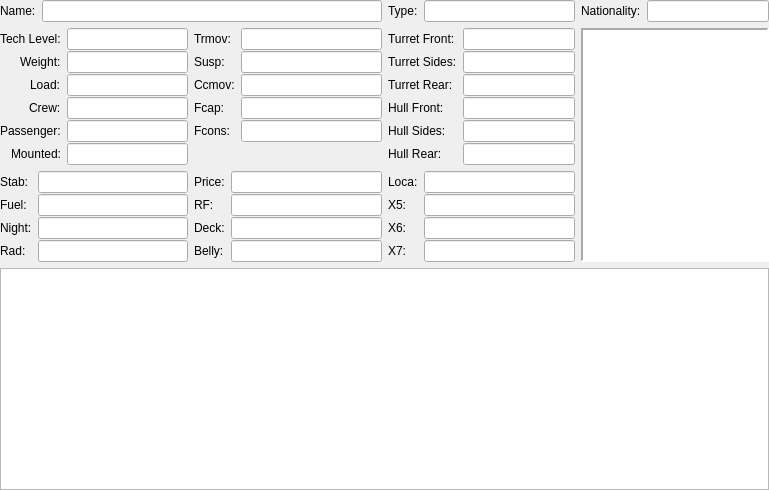
<?xml version="1.0" encoding="UTF-8"?>
<ui version="4.0">
 <class>VehicleForm</class>
 <widget class="QWidget" name="VehicleForm">
  <property name="geometry">
   <rect>
    <x>0</x>
    <y>0</y>
    <width>769</width>
    <height>490</height>
   </rect>
  </property>
  <property name="sizePolicy">
   <sizepolicy hsizetype="Expanding" vsizetype="Expanding">
    <horstretch>0</horstretch>
    <verstretch>0</verstretch>
   </sizepolicy>
  </property>
  <property name="windowTitle">
   <string>Form</string>
  </property>
  <layout class="QVBoxLayout" name="verticalLayout" stretch="0">
   <property name="leftMargin">
    <number>0</number>
   </property>
   <property name="topMargin">
    <number>0</number>
   </property>
   <property name="rightMargin">
    <number>0</number>
   </property>
   <property name="bottomMargin">
    <number>0</number>
   </property>
   <item>
    <layout class="QGridLayout" name="gridLayout">
     <property name="sizeConstraint">
      <enum>QLayout::SetDefaultConstraint</enum>
     </property>
     <property name="spacing">
      <number>-1</number>
     </property>
     <item row="0" column="3">
      <layout class="QFormLayout" name="nationalityLayout">
       <property name="labelAlignment">
        <set>Qt::AlignRight|Qt::AlignTop|Qt::AlignTrailing</set>
       </property>
       <property name="horizontalSpacing">
        <number>-1</number>
       </property>
       <property name="verticalSpacing">
        <number>-1</number>
       </property>
       <item row="0" column="0">
        <widget class="QLabel" name="nationalityLabel">
         <property name="minimumSize">
          <size>
           <width>0</width>
           <height>0</height>
          </size>
         </property>
         <property name="text">
          <string>Nationality:</string>
         </property>
         <property name="buddy">
          <cstring>nationalityLineEdit</cstring>
         </property>
        </widget>
       </item>
       <item row="0" column="1">
        <widget class="QLineEdit" name="nationalityLineEdit">
         <property name="sizePolicy">
          <sizepolicy hsizetype="Expanding" vsizetype="Minimum">
           <horstretch>0</horstretch>
           <verstretch>0</verstretch>
          </sizepolicy>
         </property>
         <property name="minimumSize">
          <size>
           <width>75</width>
           <height>0</height>
          </size>
         </property>
         <property name="baseSize">
          <size>
           <width>0</width>
           <height>0</height>
          </size>
         </property>
         <property name="toolTip">
          <string>&lt;html&gt;&lt;head/&gt;&lt;body&gt;&lt;p&gt;The two or three letter ISO 3166-1 alpha-2 or alpha-3 country code corresponding to countries and territories on Earth proper. Use of ISO 3166-1 numeric is discouraged. Hence, any non-conforming codes (i.e. ones containing digits or more than three characters) are considered other-worldly.&lt;/p&gt;&lt;/body&gt;&lt;/html&gt;</string>
         </property>
         <property name="text">
          <string/>
         </property>
         <property name="alignment">
          <set>Qt::AlignRight|Qt::AlignTrailing|Qt::AlignVCenter</set>
         </property>
         <property name="readOnly">
          <bool>true</bool>
         </property>
        </widget>
       </item>
      </layout>
     </item>
     <item row="3" column="0" colspan="4">
      <widget class="QPlainTextEdit" name="x8TextEdit">
       <property name="sizePolicy">
        <sizepolicy hsizetype="Expanding" vsizetype="Expanding">
         <horstretch>0</horstretch>
         <verstretch>0</verstretch>
        </sizepolicy>
       </property>
       <property name="readOnly">
        <bool>true</bool>
       </property>
      </widget>
     </item>
     <item row="0" column="0" colspan="2">
      <layout class="QFormLayout" name="nameLayout">
       <property name="fieldGrowthPolicy">
        <enum>QFormLayout::ExpandingFieldsGrow</enum>
       </property>
       <property name="labelAlignment">
        <set>Qt::AlignRight|Qt::AlignTop|Qt::AlignTrailing</set>
       </property>
       <property name="formAlignment">
        <set>Qt::AlignLeading|Qt::AlignLeft|Qt::AlignTop</set>
       </property>
       <property name="horizontalSpacing">
        <number>-1</number>
       </property>
       <property name="verticalSpacing">
        <number>-1</number>
       </property>
       <item row="0" column="0">
        <widget class="QLabel" name="nameLabel">
         <property name="text">
          <string>Name:</string>
         </property>
         <property name="buddy">
          <cstring>nameLineEdit</cstring>
         </property>
        </widget>
       </item>
       <item row="0" column="1">
        <widget class="QLineEdit" name="nameLineEdit">
         <property name="sizePolicy">
          <sizepolicy hsizetype="Expanding" vsizetype="Minimum">
           <horstretch>0</horstretch>
           <verstretch>0</verstretch>
          </sizepolicy>
         </property>
         <property name="minimumSize">
          <size>
           <width>200</width>
           <height>0</height>
          </size>
         </property>
         <property name="baseSize">
          <size>
           <width>0</width>
           <height>0</height>
          </size>
         </property>
         <property name="alignment">
          <set>Qt::AlignRight|Qt::AlignTrailing|Qt::AlignVCenter</set>
         </property>
         <property name="readOnly">
          <bool>true</bool>
         </property>
        </widget>
       </item>
      </layout>
     </item>
     <item row="0" column="2">
      <layout class="QFormLayout" name="typeLayout">
       <property name="labelAlignment">
        <set>Qt::AlignRight|Qt::AlignTop|Qt::AlignTrailing</set>
       </property>
       <property name="horizontalSpacing">
        <number>-1</number>
       </property>
       <property name="verticalSpacing">
        <number>-1</number>
       </property>
       <item row="0" column="0">
        <widget class="QLabel" name="typeLabel">
         <property name="sizePolicy">
          <sizepolicy hsizetype="Preferred" vsizetype="Preferred">
           <horstretch>0</horstretch>
           <verstretch>0</verstretch>
          </sizepolicy>
         </property>
         <property name="minimumSize">
          <size>
           <width>0</width>
           <height>0</height>
          </size>
         </property>
         <property name="baseSize">
          <size>
           <width>1</width>
           <height>0</height>
          </size>
         </property>
         <property name="text">
          <string>Type:</string>
         </property>
         <property name="buddy">
          <cstring>typeLineEdit</cstring>
         </property>
        </widget>
       </item>
       <item row="0" column="1">
        <widget class="QLineEdit" name="typeLineEdit">
         <property name="sizePolicy">
          <sizepolicy hsizetype="Preferred" vsizetype="Minimum">
           <horstretch>0</horstretch>
           <verstretch>0</verstretch>
          </sizepolicy>
         </property>
         <property name="minimumSize">
          <size>
           <width>75</width>
           <height>0</height>
          </size>
         </property>
         <property name="baseSize">
          <size>
           <width>0</width>
           <height>0</height>
          </size>
         </property>
         <property name="alignment">
          <set>Qt::AlignRight|Qt::AlignTrailing|Qt::AlignVCenter</set>
         </property>
         <property name="readOnly">
          <bool>true</bool>
         </property>
        </widget>
       </item>
      </layout>
     </item>
     <item row="1" column="1">
      <widget class="QWidget" name="movementWidget" native="true">
       <property name="sizePolicy">
        <sizepolicy hsizetype="Minimum" vsizetype="Minimum">
         <horstretch>0</horstretch>
         <verstretch>0</verstretch>
        </sizepolicy>
       </property>
       <layout class="QFormLayout" name="moveLayout">
        <property name="fieldGrowthPolicy">
         <enum>QFormLayout::ExpandingFieldsGrow</enum>
        </property>
        <property name="formAlignment">
         <set>Qt::AlignLeading|Qt::AlignLeft|Qt::AlignTop</set>
        </property>
        <property name="horizontalSpacing">
         <number>-1</number>
        </property>
        <property name="verticalSpacing">
         <number>1</number>
        </property>
        <property name="leftMargin">
         <number>0</number>
        </property>
        <property name="topMargin">
         <number>0</number>
        </property>
        <property name="rightMargin">
         <number>0</number>
        </property>
        <property name="bottomMargin">
         <number>0</number>
        </property>
        <item row="0" column="0">
         <widget class="QLabel" name="trmovLabel">
          <property name="sizePolicy">
           <sizepolicy hsizetype="Fixed" vsizetype="Preferred">
            <horstretch>0</horstretch>
            <verstretch>0</verstretch>
           </sizepolicy>
          </property>
          <property name="minimumSize">
           <size>
            <width>0</width>
            <height>0</height>
           </size>
          </property>
          <property name="text">
           <string>Trmov:</string>
          </property>
          <property name="buddy">
           <cstring>trmovLineEdit</cstring>
          </property>
         </widget>
        </item>
        <item row="0" column="1">
         <widget class="QLineEdit" name="trmovLineEdit">
          <property name="sizePolicy">
           <sizepolicy hsizetype="Expanding" vsizetype="Minimum">
            <horstretch>0</horstretch>
            <verstretch>0</verstretch>
           </sizepolicy>
          </property>
          <property name="baseSize">
           <size>
            <width>50</width>
            <height>0</height>
           </size>
          </property>
          <property name="alignment">
           <set>Qt::AlignRight|Qt::AlignTrailing|Qt::AlignVCenter</set>
          </property>
          <property name="readOnly">
           <bool>true</bool>
          </property>
         </widget>
        </item>
        <item row="1" column="1">
         <widget class="QLineEdit" name="suspLineEdit">
          <property name="sizePolicy">
           <sizepolicy hsizetype="Expanding" vsizetype="Minimum">
            <horstretch>0</horstretch>
            <verstretch>0</verstretch>
           </sizepolicy>
          </property>
          <property name="baseSize">
           <size>
            <width>50</width>
            <height>0</height>
           </size>
          </property>
          <property name="alignment">
           <set>Qt::AlignRight|Qt::AlignTrailing|Qt::AlignVCenter</set>
          </property>
          <property name="readOnly">
           <bool>true</bool>
          </property>
         </widget>
        </item>
        <item row="2" column="0">
         <widget class="QLabel" name="ccmovLabel">
          <property name="sizePolicy">
           <sizepolicy hsizetype="Fixed" vsizetype="Preferred">
            <horstretch>0</horstretch>
            <verstretch>0</verstretch>
           </sizepolicy>
          </property>
          <property name="minimumSize">
           <size>
            <width>0</width>
            <height>0</height>
           </size>
          </property>
          <property name="text">
           <string>Ccmov:</string>
          </property>
          <property name="buddy">
           <cstring>ccmovLineEdit</cstring>
          </property>
         </widget>
        </item>
        <item row="2" column="1">
         <widget class="QLineEdit" name="ccmovLineEdit">
          <property name="sizePolicy">
           <sizepolicy hsizetype="Expanding" vsizetype="Minimum">
            <horstretch>0</horstretch>
            <verstretch>0</verstretch>
           </sizepolicy>
          </property>
          <property name="baseSize">
           <size>
            <width>50</width>
            <height>0</height>
           </size>
          </property>
          <property name="alignment">
           <set>Qt::AlignRight|Qt::AlignTrailing|Qt::AlignVCenter</set>
          </property>
          <property name="readOnly">
           <bool>true</bool>
          </property>
         </widget>
        </item>
        <item row="3" column="0">
         <widget class="QLabel" name="fcapLabel">
          <property name="sizePolicy">
           <sizepolicy hsizetype="Fixed" vsizetype="Preferred">
            <horstretch>0</horstretch>
            <verstretch>0</verstretch>
           </sizepolicy>
          </property>
          <property name="minimumSize">
           <size>
            <width>0</width>
            <height>0</height>
           </size>
          </property>
          <property name="text">
           <string>Fcap:</string>
          </property>
          <property name="buddy">
           <cstring>fcapLineEdit</cstring>
          </property>
         </widget>
        </item>
        <item row="3" column="1">
         <widget class="QLineEdit" name="fcapLineEdit">
          <property name="sizePolicy">
           <sizepolicy hsizetype="Expanding" vsizetype="Minimum">
            <horstretch>0</horstretch>
            <verstretch>0</verstretch>
           </sizepolicy>
          </property>
          <property name="baseSize">
           <size>
            <width>50</width>
            <height>0</height>
           </size>
          </property>
          <property name="alignment">
           <set>Qt::AlignRight|Qt::AlignTrailing|Qt::AlignVCenter</set>
          </property>
          <property name="readOnly">
           <bool>true</bool>
          </property>
         </widget>
        </item>
        <item row="4" column="0">
         <widget class="QLabel" name="fconsLabel">
          <property name="sizePolicy">
           <sizepolicy hsizetype="Fixed" vsizetype="Preferred">
            <horstretch>0</horstretch>
            <verstretch>0</verstretch>
           </sizepolicy>
          </property>
          <property name="minimumSize">
           <size>
            <width>0</width>
            <height>0</height>
           </size>
          </property>
          <property name="text">
           <string>Fcons:</string>
          </property>
          <property name="buddy">
           <cstring>fconsLineEdit</cstring>
          </property>
         </widget>
        </item>
        <item row="4" column="1">
         <widget class="QLineEdit" name="fconsLineEdit">
          <property name="sizePolicy">
           <sizepolicy hsizetype="Expanding" vsizetype="Minimum">
            <horstretch>0</horstretch>
            <verstretch>0</verstretch>
           </sizepolicy>
          </property>
          <property name="baseSize">
           <size>
            <width>50</width>
            <height>0</height>
           </size>
          </property>
          <property name="alignment">
           <set>Qt::AlignRight|Qt::AlignTrailing|Qt::AlignVCenter</set>
          </property>
          <property name="readOnly">
           <bool>true</bool>
          </property>
         </widget>
        </item>
        <item row="1" column="0">
         <widget class="QLabel" name="suspLabel">
          <property name="sizePolicy">
           <sizepolicy hsizetype="Fixed" vsizetype="Preferred">
            <horstretch>0</horstretch>
            <verstretch>0</verstretch>
           </sizepolicy>
          </property>
          <property name="minimumSize">
           <size>
            <width>0</width>
            <height>0</height>
           </size>
          </property>
          <property name="text">
           <string>Susp:</string>
          </property>
          <property name="buddy">
           <cstring>suspLineEdit</cstring>
          </property>
         </widget>
        </item>
       </layout>
      </widget>
     </item>
     <item row="2" column="2">
      <widget class="QWidget" name="xnWidget" native="true">
       <property name="sizePolicy">
        <sizepolicy hsizetype="Minimum" vsizetype="Minimum">
         <horstretch>0</horstretch>
         <verstretch>0</verstretch>
        </sizepolicy>
       </property>
       <layout class="QFormLayout" name="xnLayout">
        <property name="fieldGrowthPolicy">
         <enum>QFormLayout::ExpandingFieldsGrow</enum>
        </property>
        <property name="formAlignment">
         <set>Qt::AlignLeading|Qt::AlignLeft|Qt::AlignTop</set>
        </property>
        <property name="horizontalSpacing">
         <number>-1</number>
        </property>
        <property name="verticalSpacing">
         <number>1</number>
        </property>
        <property name="leftMargin">
         <number>0</number>
        </property>
        <property name="topMargin">
         <number>0</number>
        </property>
        <property name="rightMargin">
         <number>0</number>
        </property>
        <property name="bottomMargin">
         <number>0</number>
        </property>
        <item row="2" column="0">
         <widget class="QLabel" name="x5Label">
          <property name="text">
           <string>X5:</string>
          </property>
          <property name="buddy">
           <cstring>x5LineEdit</cstring>
          </property>
         </widget>
        </item>
        <item row="2" column="1">
         <widget class="QLineEdit" name="x5LineEdit">
          <property name="sizePolicy">
           <sizepolicy hsizetype="Expanding" vsizetype="Minimum">
            <horstretch>0</horstretch>
            <verstretch>0</verstretch>
           </sizepolicy>
          </property>
          <property name="alignment">
           <set>Qt::AlignRight|Qt::AlignTrailing|Qt::AlignVCenter</set>
          </property>
          <property name="readOnly">
           <bool>true</bool>
          </property>
         </widget>
        </item>
        <item row="3" column="0">
         <widget class="QLabel" name="x6Label">
          <property name="text">
           <string>X6:</string>
          </property>
          <property name="buddy">
           <cstring>x6LineEdit</cstring>
          </property>
         </widget>
        </item>
        <item row="3" column="1">
         <widget class="QLineEdit" name="x6LineEdit">
          <property name="sizePolicy">
           <sizepolicy hsizetype="Expanding" vsizetype="Minimum">
            <horstretch>0</horstretch>
            <verstretch>0</verstretch>
           </sizepolicy>
          </property>
          <property name="alignment">
           <set>Qt::AlignRight|Qt::AlignTrailing|Qt::AlignVCenter</set>
          </property>
          <property name="readOnly">
           <bool>true</bool>
          </property>
         </widget>
        </item>
        <item row="4" column="0">
         <widget class="QLabel" name="x7Label">
          <property name="text">
           <string>X7:</string>
          </property>
          <property name="buddy">
           <cstring>x7LineEdit</cstring>
          </property>
         </widget>
        </item>
        <item row="4" column="1">
         <widget class="QLineEdit" name="x7LineEdit">
          <property name="sizePolicy">
           <sizepolicy hsizetype="Expanding" vsizetype="Minimum">
            <horstretch>0</horstretch>
            <verstretch>0</verstretch>
           </sizepolicy>
          </property>
          <property name="alignment">
           <set>Qt::AlignRight|Qt::AlignTrailing|Qt::AlignVCenter</set>
          </property>
          <property name="readOnly">
           <bool>true</bool>
          </property>
         </widget>
        </item>
        <item row="0" column="1">
         <widget class="QLineEdit" name="locaLineEdit">
          <property name="sizePolicy">
           <sizepolicy hsizetype="Expanding" vsizetype="Minimum">
            <horstretch>0</horstretch>
            <verstretch>0</verstretch>
           </sizepolicy>
          </property>
          <property name="alignment">
           <set>Qt::AlignRight|Qt::AlignTrailing|Qt::AlignVCenter</set>
          </property>
          <property name="readOnly">
           <bool>true</bool>
          </property>
         </widget>
        </item>
        <item row="0" column="0">
         <widget class="QLabel" name="locaLabel">
          <property name="text">
           <string>Loca:</string>
          </property>
          <property name="buddy">
           <cstring>locaLineEdit</cstring>
          </property>
         </widget>
        </item>
       </layout>
      </widget>
     </item>
     <item row="2" column="0">
      <widget class="QWidget" name="rangeWidget" native="true">
       <property name="sizePolicy">
        <sizepolicy hsizetype="Minimum" vsizetype="Minimum">
         <horstretch>0</horstretch>
         <verstretch>0</verstretch>
        </sizepolicy>
       </property>
       <layout class="QFormLayout" name="rangeLayout">
        <property name="fieldGrowthPolicy">
         <enum>QFormLayout::ExpandingFieldsGrow</enum>
        </property>
        <property name="formAlignment">
         <set>Qt::AlignLeading|Qt::AlignLeft|Qt::AlignTop</set>
        </property>
        <property name="horizontalSpacing">
         <number>-1</number>
        </property>
        <property name="verticalSpacing">
         <number>1</number>
        </property>
        <property name="leftMargin">
         <number>0</number>
        </property>
        <property name="topMargin">
         <number>0</number>
        </property>
        <property name="rightMargin">
         <number>0</number>
        </property>
        <property name="bottomMargin">
         <number>0</number>
        </property>
        <item row="0" column="0">
         <widget class="QLabel" name="stabLabel">
          <property name="text">
           <string>Stab:</string>
          </property>
          <property name="buddy">
           <cstring>stabLineEdit</cstring>
          </property>
         </widget>
        </item>
        <item row="0" column="1">
         <widget class="QLineEdit" name="stabLineEdit">
          <property name="sizePolicy">
           <sizepolicy hsizetype="Expanding" vsizetype="Minimum">
            <horstretch>0</horstretch>
            <verstretch>0</verstretch>
           </sizepolicy>
          </property>
          <property name="alignment">
           <set>Qt::AlignRight|Qt::AlignTrailing|Qt::AlignVCenter</set>
          </property>
          <property name="readOnly">
           <bool>true</bool>
          </property>
         </widget>
        </item>
        <item row="1" column="0">
         <widget class="QLabel" name="fuelLabel">
          <property name="text">
           <string>Fuel:</string>
          </property>
          <property name="buddy">
           <cstring>fuelLineEdit</cstring>
          </property>
         </widget>
        </item>
        <item row="1" column="1">
         <widget class="QLineEdit" name="fuelLineEdit">
          <property name="sizePolicy">
           <sizepolicy hsizetype="Expanding" vsizetype="Minimum">
            <horstretch>0</horstretch>
            <verstretch>0</verstretch>
           </sizepolicy>
          </property>
          <property name="alignment">
           <set>Qt::AlignRight|Qt::AlignTrailing|Qt::AlignVCenter</set>
          </property>
          <property name="readOnly">
           <bool>true</bool>
          </property>
         </widget>
        </item>
        <item row="2" column="0">
         <widget class="QLabel" name="nightLabel">
          <property name="text">
           <string>Night:</string>
          </property>
          <property name="buddy">
           <cstring>nightLineEdit</cstring>
          </property>
         </widget>
        </item>
        <item row="2" column="1">
         <widget class="QLineEdit" name="nightLineEdit">
          <property name="sizePolicy">
           <sizepolicy hsizetype="Expanding" vsizetype="Minimum">
            <horstretch>0</horstretch>
            <verstretch>0</verstretch>
           </sizepolicy>
          </property>
          <property name="alignment">
           <set>Qt::AlignRight|Qt::AlignTrailing|Qt::AlignVCenter</set>
          </property>
          <property name="readOnly">
           <bool>true</bool>
          </property>
         </widget>
        </item>
        <item row="3" column="0">
         <widget class="QLabel" name="radLabel">
          <property name="text">
           <string>Rad:</string>
          </property>
          <property name="buddy">
           <cstring>radLineEdit</cstring>
          </property>
         </widget>
        </item>
        <item row="3" column="1">
         <widget class="QLineEdit" name="radLineEdit">
          <property name="sizePolicy">
           <sizepolicy hsizetype="Expanding" vsizetype="Minimum">
            <horstretch>0</horstretch>
            <verstretch>0</verstretch>
           </sizepolicy>
          </property>
          <property name="alignment">
           <set>Qt::AlignRight|Qt::AlignTrailing|Qt::AlignVCenter</set>
          </property>
          <property name="readOnly">
           <bool>true</bool>
          </property>
         </widget>
        </item>
       </layout>
      </widget>
     </item>
     <item row="2" column="1">
      <widget class="QWidget" name="valueWidget" native="true">
       <property name="sizePolicy">
        <sizepolicy hsizetype="Minimum" vsizetype="Minimum">
         <horstretch>0</horstretch>
         <verstretch>0</verstretch>
        </sizepolicy>
       </property>
       <layout class="QFormLayout" name="valueLayout">
        <property name="fieldGrowthPolicy">
         <enum>QFormLayout::ExpandingFieldsGrow</enum>
        </property>
        <property name="formAlignment">
         <set>Qt::AlignLeading|Qt::AlignLeft|Qt::AlignTop</set>
        </property>
        <property name="horizontalSpacing">
         <number>-1</number>
        </property>
        <property name="verticalSpacing">
         <number>1</number>
        </property>
        <property name="leftMargin">
         <number>0</number>
        </property>
        <property name="topMargin">
         <number>0</number>
        </property>
        <property name="rightMargin">
         <number>0</number>
        </property>
        <property name="bottomMargin">
         <number>0</number>
        </property>
        <item row="0" column="0">
         <widget class="QLabel" name="priceLabel">
          <property name="text">
           <string>Price:</string>
          </property>
          <property name="buddy">
           <cstring>priceLineEdit</cstring>
          </property>
         </widget>
        </item>
        <item row="0" column="1">
         <widget class="QLineEdit" name="priceLineEdit">
          <property name="sizePolicy">
           <sizepolicy hsizetype="Expanding" vsizetype="Minimum">
            <horstretch>0</horstretch>
            <verstretch>0</verstretch>
           </sizepolicy>
          </property>
          <property name="baseSize">
           <size>
            <width>50</width>
            <height>0</height>
           </size>
          </property>
          <property name="alignment">
           <set>Qt::AlignRight|Qt::AlignTrailing|Qt::AlignVCenter</set>
          </property>
          <property name="readOnly">
           <bool>true</bool>
          </property>
         </widget>
        </item>
        <item row="1" column="0">
         <widget class="QLabel" name="rFLabel">
          <property name="text">
           <string>RF:</string>
          </property>
          <property name="buddy">
           <cstring>rFLineEdit</cstring>
          </property>
         </widget>
        </item>
        <item row="1" column="1">
         <widget class="QLineEdit" name="rFLineEdit">
          <property name="sizePolicy">
           <sizepolicy hsizetype="Expanding" vsizetype="Minimum">
            <horstretch>0</horstretch>
            <verstretch>0</verstretch>
           </sizepolicy>
          </property>
          <property name="baseSize">
           <size>
            <width>50</width>
            <height>0</height>
           </size>
          </property>
          <property name="alignment">
           <set>Qt::AlignRight|Qt::AlignTrailing|Qt::AlignVCenter</set>
          </property>
          <property name="readOnly">
           <bool>true</bool>
          </property>
         </widget>
        </item>
        <item row="2" column="0">
         <widget class="QLabel" name="deckLabel">
          <property name="text">
           <string>Deck:</string>
          </property>
          <property name="buddy">
           <cstring>deckLineEdit</cstring>
          </property>
         </widget>
        </item>
        <item row="2" column="1">
         <widget class="QLineEdit" name="deckLineEdit">
          <property name="sizePolicy">
           <sizepolicy hsizetype="Expanding" vsizetype="Minimum">
            <horstretch>0</horstretch>
            <verstretch>0</verstretch>
           </sizepolicy>
          </property>
          <property name="baseSize">
           <size>
            <width>50</width>
            <height>0</height>
           </size>
          </property>
          <property name="alignment">
           <set>Qt::AlignRight|Qt::AlignTrailing|Qt::AlignVCenter</set>
          </property>
          <property name="readOnly">
           <bool>true</bool>
          </property>
         </widget>
        </item>
        <item row="3" column="0">
         <widget class="QLabel" name="bellyLabel">
          <property name="text">
           <string>Belly:</string>
          </property>
          <property name="buddy">
           <cstring>bellyLineEdit</cstring>
          </property>
         </widget>
        </item>
        <item row="3" column="1">
         <widget class="QLineEdit" name="bellyLineEdit">
          <property name="sizePolicy">
           <sizepolicy hsizetype="Expanding" vsizetype="Minimum">
            <horstretch>0</horstretch>
            <verstretch>0</verstretch>
           </sizepolicy>
          </property>
          <property name="baseSize">
           <size>
            <width>50</width>
            <height>0</height>
           </size>
          </property>
          <property name="alignment">
           <set>Qt::AlignRight|Qt::AlignTrailing|Qt::AlignVCenter</set>
          </property>
          <property name="readOnly">
           <bool>true</bool>
          </property>
         </widget>
        </item>
       </layout>
      </widget>
     </item>
     <item row="1" column="2">
      <widget class="QWidget" name="tnfWidget" native="true">
       <property name="sizePolicy">
        <sizepolicy hsizetype="Minimum" vsizetype="Minimum">
         <horstretch>0</horstretch>
         <verstretch>0</verstretch>
        </sizepolicy>
       </property>
       <layout class="QFormLayout" name="abrevLayout">
        <property name="sizeConstraint">
         <enum>QLayout::SetDefaultConstraint</enum>
        </property>
        <property name="fieldGrowthPolicy">
         <enum>QFormLayout::ExpandingFieldsGrow</enum>
        </property>
        <property name="formAlignment">
         <set>Qt::AlignLeading|Qt::AlignLeft|Qt::AlignTop</set>
        </property>
        <property name="horizontalSpacing">
         <number>-1</number>
        </property>
        <property name="verticalSpacing">
         <number>1</number>
        </property>
        <property name="leftMargin">
         <number>0</number>
        </property>
        <property name="topMargin">
         <number>0</number>
        </property>
        <property name="rightMargin">
         <number>0</number>
        </property>
        <property name="bottomMargin">
         <number>0</number>
        </property>
        <item row="0" column="0">
         <widget class="QLabel" name="tfLabel">
          <property name="text">
           <string>Turret Front:</string>
          </property>
          <property name="buddy">
           <cstring>tfLineEdit</cstring>
          </property>
         </widget>
        </item>
        <item row="0" column="1">
         <widget class="QLineEdit" name="tfLineEdit">
          <property name="sizePolicy">
           <sizepolicy hsizetype="Expanding" vsizetype="Minimum">
            <horstretch>0</horstretch>
            <verstretch>0</verstretch>
           </sizepolicy>
          </property>
          <property name="minimumSize">
           <size>
            <width>0</width>
            <height>0</height>
           </size>
          </property>
          <property name="alignment">
           <set>Qt::AlignRight|Qt::AlignTrailing|Qt::AlignVCenter</set>
          </property>
          <property name="readOnly">
           <bool>true</bool>
          </property>
         </widget>
        </item>
        <item row="1" column="0">
         <widget class="QLabel" name="tsLabel">
          <property name="text">
           <string>Turret Sides:</string>
          </property>
          <property name="buddy">
           <cstring>tsLineEdit</cstring>
          </property>
         </widget>
        </item>
        <item row="1" column="1">
         <widget class="QLineEdit" name="tsLineEdit">
          <property name="sizePolicy">
           <sizepolicy hsizetype="Expanding" vsizetype="Minimum">
            <horstretch>0</horstretch>
            <verstretch>0</verstretch>
           </sizepolicy>
          </property>
          <property name="alignment">
           <set>Qt::AlignRight|Qt::AlignTrailing|Qt::AlignVCenter</set>
          </property>
          <property name="readOnly">
           <bool>true</bool>
          </property>
         </widget>
        </item>
        <item row="2" column="0">
         <widget class="QLabel" name="trLabel">
          <property name="text">
           <string>Turret Rear:</string>
          </property>
          <property name="buddy">
           <cstring>trLineEdit</cstring>
          </property>
         </widget>
        </item>
        <item row="2" column="1">
         <widget class="QLineEdit" name="trLineEdit">
          <property name="sizePolicy">
           <sizepolicy hsizetype="Expanding" vsizetype="Minimum">
            <horstretch>0</horstretch>
            <verstretch>0</verstretch>
           </sizepolicy>
          </property>
          <property name="alignment">
           <set>Qt::AlignRight|Qt::AlignTrailing|Qt::AlignVCenter</set>
          </property>
          <property name="readOnly">
           <bool>true</bool>
          </property>
         </widget>
        </item>
        <item row="3" column="0">
         <widget class="QLabel" name="hfLabel">
          <property name="text">
           <string>Hull Front:</string>
          </property>
          <property name="buddy">
           <cstring>hfLineEdit</cstring>
          </property>
         </widget>
        </item>
        <item row="3" column="1">
         <widget class="QLineEdit" name="hfLineEdit">
          <property name="sizePolicy">
           <sizepolicy hsizetype="Expanding" vsizetype="Minimum">
            <horstretch>0</horstretch>
            <verstretch>0</verstretch>
           </sizepolicy>
          </property>
          <property name="alignment">
           <set>Qt::AlignRight|Qt::AlignTrailing|Qt::AlignVCenter</set>
          </property>
          <property name="readOnly">
           <bool>true</bool>
          </property>
         </widget>
        </item>
        <item row="4" column="0">
         <widget class="QLabel" name="hsLabel">
          <property name="text">
           <string>Hull Sides:</string>
          </property>
          <property name="buddy">
           <cstring>hsLineEdit</cstring>
          </property>
         </widget>
        </item>
        <item row="4" column="1">
         <widget class="QLineEdit" name="hsLineEdit">
          <property name="sizePolicy">
           <sizepolicy hsizetype="Expanding" vsizetype="Minimum">
            <horstretch>0</horstretch>
            <verstretch>0</verstretch>
           </sizepolicy>
          </property>
          <property name="alignment">
           <set>Qt::AlignRight|Qt::AlignTrailing|Qt::AlignVCenter</set>
          </property>
          <property name="readOnly">
           <bool>true</bool>
          </property>
         </widget>
        </item>
        <item row="5" column="0">
         <widget class="QLabel" name="hrLabel">
          <property name="text">
           <string>Hull Rear:</string>
          </property>
          <property name="buddy">
           <cstring>hrLineEdit</cstring>
          </property>
         </widget>
        </item>
        <item row="5" column="1">
         <widget class="QLineEdit" name="hrLineEdit">
          <property name="sizePolicy">
           <sizepolicy hsizetype="Expanding" vsizetype="Minimum">
            <horstretch>0</horstretch>
            <verstretch>0</verstretch>
           </sizepolicy>
          </property>
          <property name="alignment">
           <set>Qt::AlignRight|Qt::AlignTrailing|Qt::AlignVCenter</set>
          </property>
          <property name="readOnly">
           <bool>true</bool>
          </property>
         </widget>
        </item>
       </layout>
      </widget>
     </item>
     <item row="1" column="0">
      <widget class="QWidget" name="wieghtWidget" native="true">
       <property name="sizePolicy">
        <sizepolicy hsizetype="Minimum" vsizetype="Minimum">
         <horstretch>0</horstretch>
         <verstretch>0</verstretch>
        </sizepolicy>
       </property>
       <layout class="QFormLayout" name="loadLayout">
        <property name="fieldGrowthPolicy">
         <enum>QFormLayout::ExpandingFieldsGrow</enum>
        </property>
        <property name="labelAlignment">
         <set>Qt::AlignRight|Qt::AlignTrailing|Qt::AlignVCenter</set>
        </property>
        <property name="formAlignment">
         <set>Qt::AlignLeading|Qt::AlignLeft|Qt::AlignTop</set>
        </property>
        <property name="horizontalSpacing">
         <number>-1</number>
        </property>
        <property name="verticalSpacing">
         <number>1</number>
        </property>
        <property name="leftMargin">
         <number>0</number>
        </property>
        <property name="topMargin">
         <number>0</number>
        </property>
        <property name="rightMargin">
         <number>0</number>
        </property>
        <property name="bottomMargin">
         <number>0</number>
        </property>
        <item row="1" column="0">
         <widget class="QLabel" name="weightLabel">
          <property name="text">
           <string>Weight:</string>
          </property>
          <property name="buddy">
           <cstring>weightLineEdit</cstring>
          </property>
         </widget>
        </item>
        <item row="1" column="1">
         <widget class="QLineEdit" name="weightLineEdit">
          <property name="sizePolicy">
           <sizepolicy hsizetype="Expanding" vsizetype="Minimum">
            <horstretch>0</horstretch>
            <verstretch>0</verstretch>
           </sizepolicy>
          </property>
          <property name="alignment">
           <set>Qt::AlignRight|Qt::AlignTrailing|Qt::AlignVCenter</set>
          </property>
          <property name="readOnly">
           <bool>true</bool>
          </property>
         </widget>
        </item>
        <item row="2" column="0">
         <widget class="QLabel" name="loadLabel">
          <property name="text">
           <string>Load:</string>
          </property>
          <property name="buddy">
           <cstring>loadLineEdit</cstring>
          </property>
         </widget>
        </item>
        <item row="2" column="1">
         <widget class="QLineEdit" name="loadLineEdit">
          <property name="sizePolicy">
           <sizepolicy hsizetype="Expanding" vsizetype="Minimum">
            <horstretch>0</horstretch>
            <verstretch>0</verstretch>
           </sizepolicy>
          </property>
          <property name="alignment">
           <set>Qt::AlignRight|Qt::AlignTrailing|Qt::AlignVCenter</set>
          </property>
          <property name="readOnly">
           <bool>true</bool>
          </property>
         </widget>
        </item>
        <item row="3" column="0">
         <widget class="QLabel" name="crewLabel">
          <property name="text">
           <string>Crew:</string>
          </property>
          <property name="buddy">
           <cstring>crewLineEdit</cstring>
          </property>
         </widget>
        </item>
        <item row="3" column="1">
         <widget class="QLineEdit" name="crewLineEdit">
          <property name="sizePolicy">
           <sizepolicy hsizetype="Expanding" vsizetype="Minimum">
            <horstretch>0</horstretch>
            <verstretch>0</verstretch>
           </sizepolicy>
          </property>
          <property name="alignment">
           <set>Qt::AlignRight|Qt::AlignTrailing|Qt::AlignVCenter</set>
          </property>
          <property name="readOnly">
           <bool>true</bool>
          </property>
         </widget>
        </item>
        <item row="4" column="0">
         <widget class="QLabel" name="passengerLabel">
          <property name="text">
           <string>Passenger:</string>
          </property>
          <property name="buddy">
           <cstring>passengerLineEdit</cstring>
          </property>
         </widget>
        </item>
        <item row="4" column="1">
         <widget class="QLineEdit" name="passengerLineEdit">
          <property name="sizePolicy">
           <sizepolicy hsizetype="Expanding" vsizetype="Minimum">
            <horstretch>0</horstretch>
            <verstretch>0</verstretch>
           </sizepolicy>
          </property>
          <property name="alignment">
           <set>Qt::AlignRight|Qt::AlignTrailing|Qt::AlignVCenter</set>
          </property>
          <property name="readOnly">
           <bool>true</bool>
          </property>
         </widget>
        </item>
        <item row="5" column="0">
         <widget class="QLabel" name="mountedLabel">
          <property name="text">
           <string>Mounted:</string>
          </property>
          <property name="buddy">
           <cstring>mountedLineEdit</cstring>
          </property>
         </widget>
        </item>
        <item row="5" column="1">
         <widget class="QLineEdit" name="mountedLineEdit">
          <property name="sizePolicy">
           <sizepolicy hsizetype="Expanding" vsizetype="Minimum">
            <horstretch>0</horstretch>
            <verstretch>0</verstretch>
           </sizepolicy>
          </property>
          <property name="alignment">
           <set>Qt::AlignRight|Qt::AlignTrailing|Qt::AlignVCenter</set>
          </property>
          <property name="readOnly">
           <bool>true</bool>
          </property>
         </widget>
        </item>
        <item row="0" column="0">
         <widget class="QLabel" name="techLevelLabel">
          <property name="text">
           <string>Tech Level:</string>
          </property>
         </widget>
        </item>
        <item row="0" column="1">
         <widget class="QLineEdit" name="techLevelLineEdit">
          <property name="alignment">
           <set>Qt::AlignRight|Qt::AlignTrailing|Qt::AlignVCenter</set>
          </property>
          <property name="readOnly">
           <bool>true</bool>
          </property>
         </widget>
        </item>
       </layout>
      </widget>
     </item>
     <item row="1" column="3" rowspan="2">
      <widget class="QFrame" name="svgFrame">
       <property name="autoFillBackground">
        <bool>false</bool>
       </property>
       <property name="styleSheet">
        <string notr="true">background-color: rgb(255, 255, 255);</string>
       </property>
       <property name="frameShape">
        <enum>QFrame::Panel</enum>
       </property>
       <property name="frameShadow">
        <enum>QFrame::Sunken</enum>
       </property>
       <property name="lineWidth">
        <number>2</number>
       </property>
       <property name="midLineWidth">
        <number>0</number>
       </property>
      </widget>
     </item>
    </layout>
   </item>
  </layout>
 </widget>
 <tabstops>
  <tabstop>nameLineEdit</tabstop>
  <tabstop>typeLineEdit</tabstop>
  <tabstop>nationalityLineEdit</tabstop>
  <tabstop>weightLineEdit</tabstop>
  <tabstop>loadLineEdit</tabstop>
  <tabstop>loadLineEdit</tabstop>
  <tabstop>crewLineEdit</tabstop>
  <tabstop>passengerLineEdit</tabstop>
  <tabstop>mountedLineEdit</tabstop>
  <tabstop>trmovLineEdit</tabstop>
  <tabstop>suspLineEdit</tabstop>
  <tabstop>ccmovLineEdit</tabstop>
  <tabstop>fcapLineEdit</tabstop>
  <tabstop>fconsLineEdit</tabstop>
  <tabstop>tfLineEdit</tabstop>
  <tabstop>tsLineEdit</tabstop>
  <tabstop>trLineEdit</tabstop>
  <tabstop>hfLineEdit</tabstop>
  <tabstop>hsLineEdit</tabstop>
  <tabstop>hrLineEdit</tabstop>
  <tabstop>stabLineEdit</tabstop>
  <tabstop>fuelLineEdit</tabstop>
  <tabstop>nightLineEdit</tabstop>
  <tabstop>radLineEdit</tabstop>
  <tabstop>priceLineEdit</tabstop>
  <tabstop>rFLineEdit</tabstop>
  <tabstop>deckLineEdit</tabstop>
  <tabstop>bellyLineEdit</tabstop>
  <tabstop>x5LineEdit</tabstop>
  <tabstop>x6LineEdit</tabstop>
  <tabstop>x7LineEdit</tabstop>
  <tabstop>x8TextEdit</tabstop>
  <tabstop>crewLineEdit</tabstop>
  <tabstop>passengerLineEdit</tabstop>
  <tabstop>mountedLineEdit</tabstop>
  <tabstop>mountedLineEdit</tabstop>
  <tabstop>fcapLineEdit</tabstop>
  <tabstop>fconsLineEdit</tabstop>
  <tabstop>trmovLineEdit</tabstop>
  <tabstop>suspLineEdit</tabstop>
  <tabstop>ccmovLineEdit</tabstop>
  <tabstop>weightLineEdit</tabstop>
 </tabstops>
 <resources/>
 <connections/>
 <slots>
  <slot>ViewUpdated()</slot>
 </slots>
</ui>
